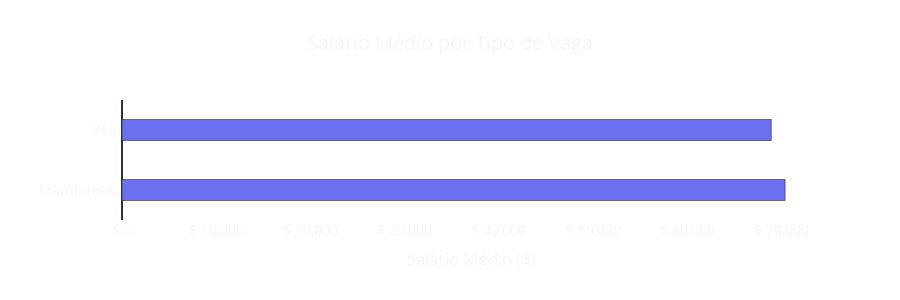

The cell this chart's notebook holds for it:
### Markdown cell above
## 4. Análise de Salários por Tipo de Vaga
### 4.1 Comparação do Salário Médio entre Vagas Reais e Fraudulentas
Esta análise avalia a diferença do salário médio entre vagas reais e fraudulentas.
O objetivo é verificar se há padrões salariais que possam indicar comportamentos atípicos
associados a anúncios fraudulentos.

### Code cell
import plotly.express as px

salary_fraud = (
    df_silver
    .filter(df_silver.salary_avg.isNotNull())
    .groupBy("is_fake")
    .avg("salary_avg")
    .toPandas()
)

salary_fraud["Tipo"] = salary_fraud["is_fake"].map({
    True: "Fraudulenta",
    False: "Real"
})

salary_fraud = salary_fraud.rename(
    columns={"avg(salary_avg)": "Salário Médio"}
)

fig = px.bar(
    salary_fraud,
    y="Tipo",
    x="Salário Médio",
    orientation="h",
    title="Salário Médio por Tipo de Vaga",
    labels={
        "Salário Médio": "Salário Médio ($)",
        "Tipo": ""
    }
)

fig.update_traces(
    textposition="outside",
    marker=dict(color="#6C70F0"),
    width=0.35
)

fig.update_layout(
    title_x=0.5,
    plot_bgcolor="rgba(0,0,0,0)",
    paper_bgcolor="rgba(0,0,0,0)",
    xaxis=dict(
        showgrid=True,
        gridcolor="rgba(255,255,255,0.15)",
        tickprefix="$ ",
        tickformat=",.0f"
    ),
    yaxis=dict(showgrid=False),
    showlegend=False,
    height=300,
    font=dict(size=14)
)

fig.show()

### Figure 1 — Plotly figure (JSON) as saved in the notebook; plotly's stock layout.template omitted (floating-point values rounded to 4 significant figures)
{"data": [{"hovertemplate": "Salário Médio ($)=%{x}<br>=%{y}<extra></extra>", "legendgroup": "", "marker": {"color": "#6C70F0", "pattern": {"shape": ""}}, "name": "", "orientation": "h", "showlegend": false, "textposition": "outside", "x": [70390.0, 68920.0], "xaxis": "x", "y": ["Fraudulenta", "Real"], "yaxis": "y", "type": "bar", "width": 0.35}], "layout": {"xaxis": {"anchor": "y", "domain": [0.0, 1.0], "title": {"text": "Salário Médio ($)"}, "showgrid": true, "gridcolor": "rgba(255,255,255,0.15)", "tickprefix": "$ ", "tickformat": ",.0f"}, "yaxis": {"anchor": "x", "domain": [0.0, 1.0], "title": {"text": ""}, "showgrid": false}, "legend": {"tracegroupgap": 0}, "title": {"text": "Salário Médio por Tipo de Vaga", "x": 0.5}, "barmode": "relative", "font": {"size": 14}, "plot_bgcolor": "rgba(0,0,0,0)", "paper_bgcolor": "rgba(0,0,0,0)", "showlegend": false, "height": 300}}
